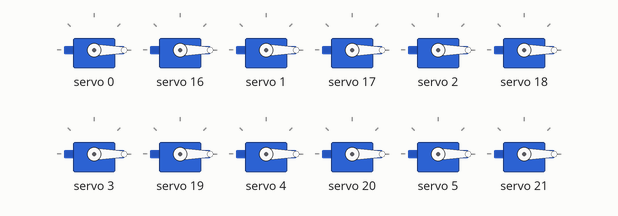
The sketch below on a simulated Arduino Uno, built with avr-gcc and run on an emulated ATmega328P. Parts: 12 × servo. What the sketch prints to the serial monitor is not drawn.

Above: at 0.05 s.
At 2.1 s:
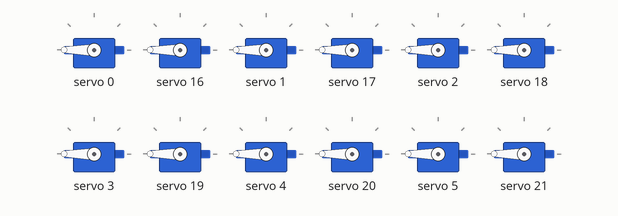
At 4.1 s:
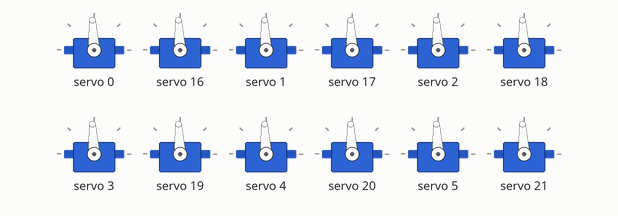
Timing chart, 0 to 5.3 s (numbered marks = the images above):
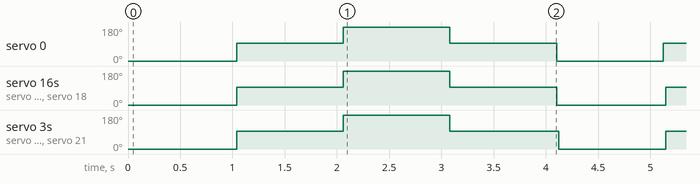

Measured:
- by itself, servo 0, servo 16, servo 1, servo 17, servo 2, servo 18, servo 3, servo 19, servo 4, servo 20, servo 5, servo 21: repeats every 4.1 s: 180° 1.0 s, 93° 1.0 s, 0° 1.0 s, 93° 1.0 s

The sketch:

ControlServoFrom_0_90_180_90_0.ino
```cpp
/*******************************************************
   Baize_ServoDriver_esp32
   功能：测试舵机
   引脚：SDA:21   SCL:22
   对于ARDUINO UNO，SCL:A5，SDA:A4
   Designer: Allen
   E-mail:953598974@qq.com
   Date:2022-08-22
*******************************************************/

#include <Wire.h>
#include <Adafruit_PWMServoDriver.h>

Adafruit_PWMServoDriver pwm = Adafruit_PWMServoDriver();
Adafruit_PWMServoDriver pwm1 = Adafruit_PWMServoDriver(0x41);

#define SERVOMIN  102               //0.5/20 * 4096 = 102
#define SERVOMID  307              //(102+512)/2=307
#define SERVOMAX  512               //2.5/20 * 4096 = 512

//pwm.setPWM(i, 0, pulse);i=0~15对应第0-15个舵机；pwm1.setPWM(j, 0, pulse);j=0~15对应第16-31个舵机，

void setup() {
  Serial.begin(115200);
  Serial.println("16 channel Servo test!");

  pwm.begin();
  pwm1.begin();
  pwm.setPWMFreq(50);  // Analog servos run at ~50 Hz updates
  pwm1.setPWMFreq(50);  // Analog servos run at ~50 Hz updates
}

void loop() {
   //全部舵机转到0度
        for(int i=0;i<16;i++)
        {
          pwm.setPWM(i, 0, SERVOMIN);
          pwm1.setPWM(i, 0, SERVOMIN);
        }
        delayMicroseconds(200);
        delay(1000);
  //全部舵机转到90度
        for(int i=0;i<16;i++)
        {
          pwm.setPWM(i, 0, SERVOMID);
          pwm1.setPWM(i, 0, SERVOMID);
        }
        delayMicroseconds(200);
        delay(1000);
  //全部舵机转到180度
        for(int i=0;i<16;i++)
        {
          pwm.setPWM(i, 0, SERVOMAX);
          pwm1.setPWM(i, 0, SERVOMAX);
        }
        delayMicroseconds(200);
        delay(1000);
  //全部舵机转到90度
        for(int i=0;i<16;i++)
        {
          pwm.setPWM(i, 0, SERVOMID);
          pwm1.setPWM(i, 0, SERVOMID);
        }
        delayMicroseconds(200);
        delay(1000);
}
```
